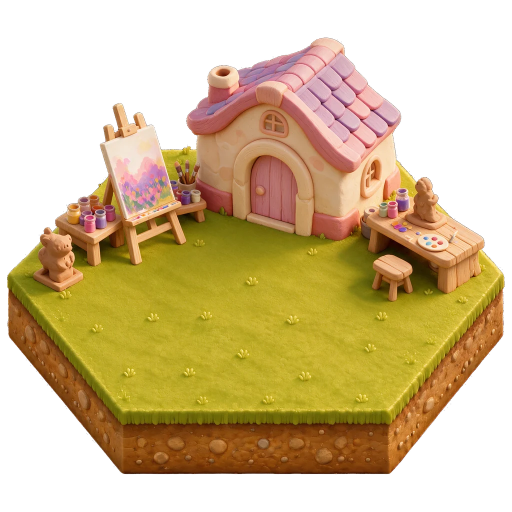
#> input picture katchimeras/.tmp/home-generator-tests/seedream5_creator.webp, 1024 x 1024 px (shown at 1/2 size)
$ python remove-connected-checkerboard.py --input ../../../katchimeras/.tmp/home-generator-tests/seedream5_creator.webp --out out.png
#> lines starting #> are read from the running program, lines starting #| are printed output that depends on the picture; after the words box and inside, x2 and y2 are one past the last pixel; in counts of white or black regions, pixels touching at a corner belong together
### tooling/art-pipeline/scripts/hex_tile_alpha.py
"""Shared alpha-edge processing for generated Kingdom hex-tile artwork."""

from __future__ import annotations
from incubator_context import game_root, content_path, logical_path


from PIL import Image, ImageFilter
import numpy as np


# [35 lines left out: function resize_rgba_premultiplied, not called in this run]


def _pull_partial_edge_rgb_inward(rgba: Image.Image, iterations: int = 4) -> np.ndarray:
    """Pad partial-alpha RGB from the locally most-opaque inward neighbour."""

    pixels = np.asarray(rgba.convert("RGBA"))
    alpha = pixels[:, :, 3]
    rgb = pixels[:, :, :3].copy()
    height, width = alpha.shape
    partial = (alpha > 0) & (alpha < 255)
    for _ in range(iterations):
        padded_alpha = np.pad(alpha, 1, mode="edge")
        padded_rgb = np.pad(rgb, ((1, 1), (1, 1), (0, 0)), mode="edge")
        best_alpha = alpha.copy()
        best_rgb = rgb.copy()
        for offset_y in range(3):
            for offset_x in range(3):
                candidate_alpha = padded_alpha[
                    offset_y : offset_y + height,
                    offset_x : offset_x + width,
                ]
                take = candidate_alpha > best_alpha
                best_alpha = np.where(take, candidate_alpha, best_alpha)
                best_rgb = np.where(
                    take[:, :, None],
                    padded_rgb[
                        offset_y : offset_y + height,
                        offset_x : offset_x + width,
                    ],
                    best_rgb,
                )
        rgb = np.where(partial[:, :, None], best_rgb, rgb)
    return rgb


def postprocess_hex_tile_edges(rgba: Image.Image, _source: Image.Image) -> Image.Image:
    """Soften the immediate black-matted boundary without deeper source cuts."""

    rgba = rgba.convert("RGBA")
    pixels = np.asarray(rgba).copy()
    original_alpha = pixels[:, :, 3].copy()
    pixels[:, :, :3] = _pull_partial_edge_rgb_inward(rgba)

    alpha_image = Image.fromarray(original_alpha, mode="L")
    contracted = alpha_image.filter(ImageFilter.MinFilter(3)).filter(
        ImageFilter.GaussianBlur(0.45)
    )
    cleaned_alpha = np.minimum(original_alpha, np.asarray(contracted)).astype(np.uint8)

    visible = original_alpha > 0
    reduced = visible & (cleaned_alpha < original_alpha)
    reduction_fraction = float(np.count_nonzero(reduced)) / max(1, int(np.count_nonzero(visible)))

    pixels[:, :, 3] = cleaned_alpha
    print(
        "boundary-edge cleanup:",
        int(np.count_nonzero(reduced)),
        "px;",
        f"{reduction_fraction:.2%} of visible matte",
    )
    return Image.fromarray(pixels, mode="RGBA")

### tooling/art-pipeline/scripts/remove-connected-checkerboard.py
#!/usr/bin/env python3
"""Extract the central subject from a generated light checkerboard preview."""

from __future__ import annotations

import argparse
from pathlib import Path

import numpy as np
from PIL import Image, ImageDraw, ImageFilter

from hex_tile_alpha import postprocess_hex_tile_edges


def remove_connected_checkerboard(
    source: Image.Image,
    neutral_spread: float,
    minimum_channel: float,
    edge_contract: int,
) -> Image.Image:
#> called with neutral_spread = 22, minimum_channel = 190, edge_contract = 11
    rgba = np.asarray(source.convert("RGBA")).copy()
#> rgba is the input picture: shape (1024, 1024, 4); mean R, G, B, A 102.3, 80.3, 36.5, 145.4
    rgb = rgba[:, :, :3].astype(np.float32)
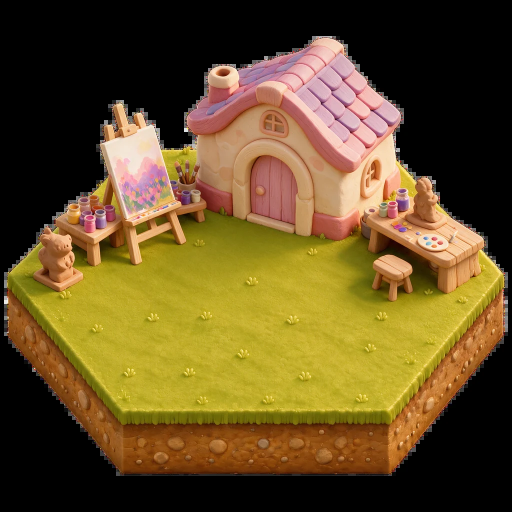
#> rgb: shape (1024, 1024, 3) float32 (shown at 1/2 size); mean R, G, B 102.3, 80.3, 36.5
    maximum = rgb.max(axis=2)
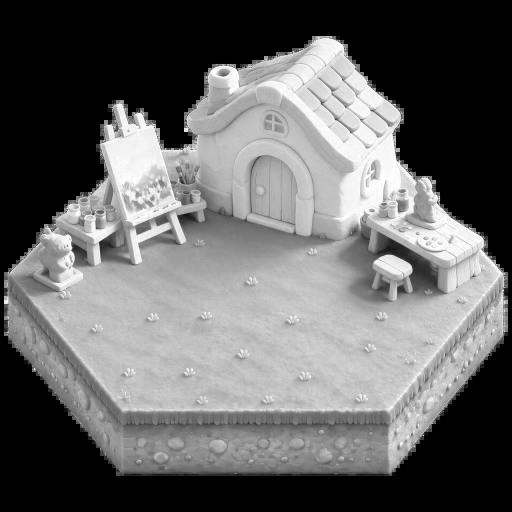
#> maximum: shape (1024, 1024) float32 (shown at 1/2 size); min 0, max 255, mean 102.4
    minimum = rgb.min(axis=2)
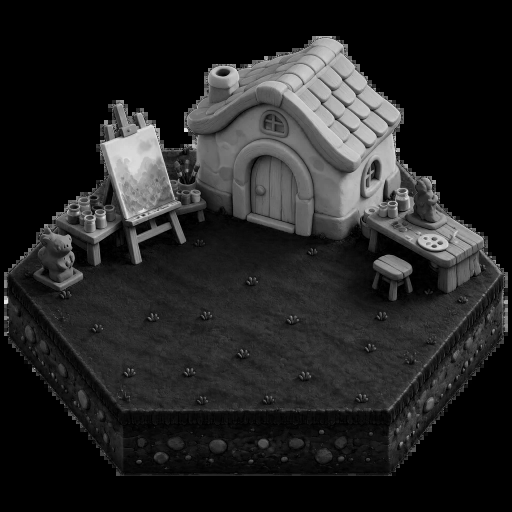
#> minimum: shape (1024, 1024) float32 (shown at 1/2 size); min 0, max 255, mean 35.8
    neutral_light = (maximum - minimum < neutral_spread) & (minimum > minimum_channel)
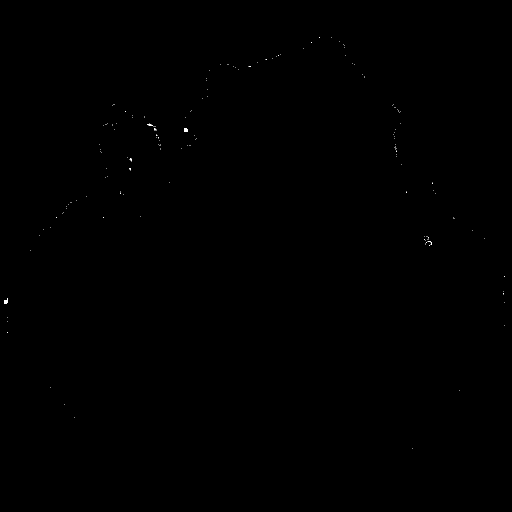
#> neutral_light: shape (1024, 1024) bool (shown at 1/2 size); 0.04% white in thin lines or dots, all inside (x1, y1, x2, y2) = (8, 75, 1010, 897)

    # The generated checker cells all connect to the canvas edge, while the
    # intended tile is the single large island containing the canvas centre.
    mask = Image.fromarray(np.where(neutral_light, 0, 255).astype(np.uint8), "L")
    probe = mask.copy()
    centre = (mask.width // 2, mask.height // 2)
#> centre = (512, 512)
    if probe.getpixel(centre) == 0:
        raise ValueError("Expected the generated subject to cover the canvas centre")
    ImageDraw.floodfill(probe, centre, 128, thresh=0)
    foreground = np.asarray(probe) == 128
    alpha = Image.fromarray(
        np.where(foreground, rgba[:, :, 3], 0).astype(np.uint8),
        "L",
    )
    if edge_contract > 1:
        alpha = alpha.filter(ImageFilter.MinFilter(edge_contract)).filter(
            ImageFilter.GaussianBlur(0.8)
        )
    rgba[:, :, 3] = np.asarray(alpha)
#> rgba: shape (1024, 1024, 4); 8.17% of pixels changed, all inside (x1, y1, x2, y2) = (14, 75, 1010, 949)
    rgba[~foreground, :3] = 0
#> rgba: shape (1024, 1024, 4); mean R, G, B, A 102.2, 80.2, 36.4, 139.7
    extracted = Image.fromarray(rgba, "RGBA")
    return postprocess_hex_tile_edges(extracted, source)
#> in _pull_partial_edge_rgb_inward, `partial = (alpha > 0) & (alpha < 255)`: partial: shape (1024, 1024) bool; 7.8% white; 8 white regions, largest, box (x1, y1, x2, y2) and area: (136, 410, 883, 686) 60769, (17, 78, 1006, 945) 18073, (215, 376, 255, 437) 1524
#> after the loop in _pull_partial_edge_rgb_inward, `for _ in range(iterations):`: take: shape (1024, 1024) bool; 0.44% white; 398 white regions (368 under 20 px), largest, box (x1, y1, x2, y2) and area: (16, 485, 88, 560) 568, (578, 77, 652, 117) 467, (505, 111, 577, 142) 423
#> in postprocess_hex_tile_edges, `visible = original_alpha > 0`:
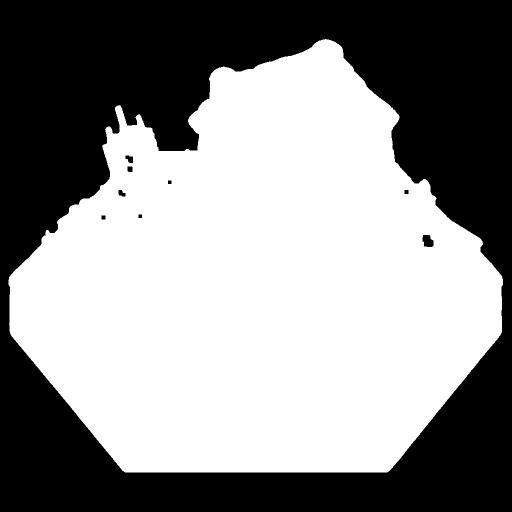
#> visible: shape (1024, 1024) bool (shown at 1/2 size); 55.7% white; 9 black regions, largest, box (x1, y1, x2, y2) and area: (0, 0, 1024, 1024) 463591, (845, 470, 867, 494) 420, (251, 311, 266, 326) 165
#> in postprocess_hex_tile_edges, `reduced = visible & (cleaned_alpha < original_alpha)`:
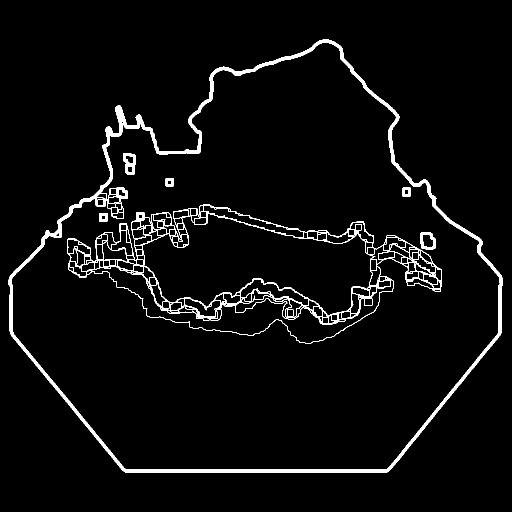
#> reduced: shape (1024, 1024) bool (shown at 1/2 size); 3.7% white; 11 white regions (2 under 20 px), largest, box (x1, y1, x2, y2) and area: (17, 78, 1006, 945) 21911, (135, 409, 884, 687) 13760, (214, 375, 256, 438) 730
#> in postprocess_hex_tile_edges, `reduction_fraction = float(np.count_nonzero(reduced)) / max(1, int(np...`: reduction_fraction = 0.0657
#> in postprocess_hex_tile_edges, `pixels[:, :, 3] = cleaned_alpha`:
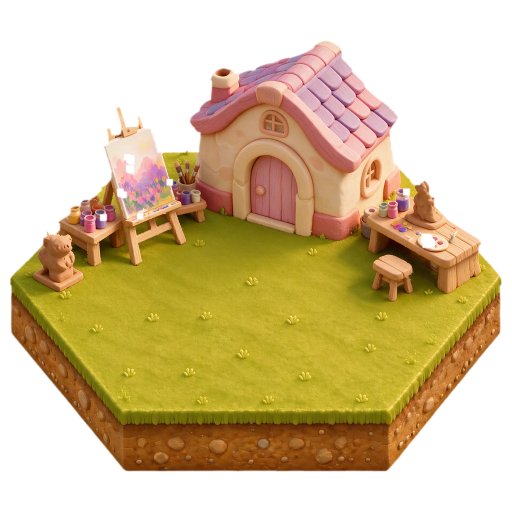
#> pixels: shape (1024, 1024, 4) (shown at 1/2 size); mean R, G, B, A 102.3, 80.2, 36.5, 138.5; transparent parts drawn white
#| boundary-edge cleanup: 38370 px; 6.57% of visible matte


def main() -> None:
    parser = argparse.ArgumentParser(description=__doc__)
    parser.add_argument("--input", required=True, type=Path)
    parser.add_argument("--out", required=True, type=Path)
    parser.add_argument("--neutral-spread", type=float, default=22)
    parser.add_argument("--minimum-channel", type=float, default=190)
    parser.add_argument("--edge-contract", type=int, default=11)
    args = parser.parse_args()
    if args.edge_contract < 1 or args.edge_contract % 2 == 0:
        parser.error("--edge-contract must be a positive odd integer")

    output = remove_connected_checkerboard(
        Image.open(args.input),
        args.neutral_spread,
        args.minimum_channel,
        args.edge_contract,
    )
    args.out.parent.mkdir(parents=True, exist_ok=True)
    output.save(args.out, "PNG", optimize=True)
    print(f"Wrote {args.out}")


if __name__ == "__main__":
    main()
